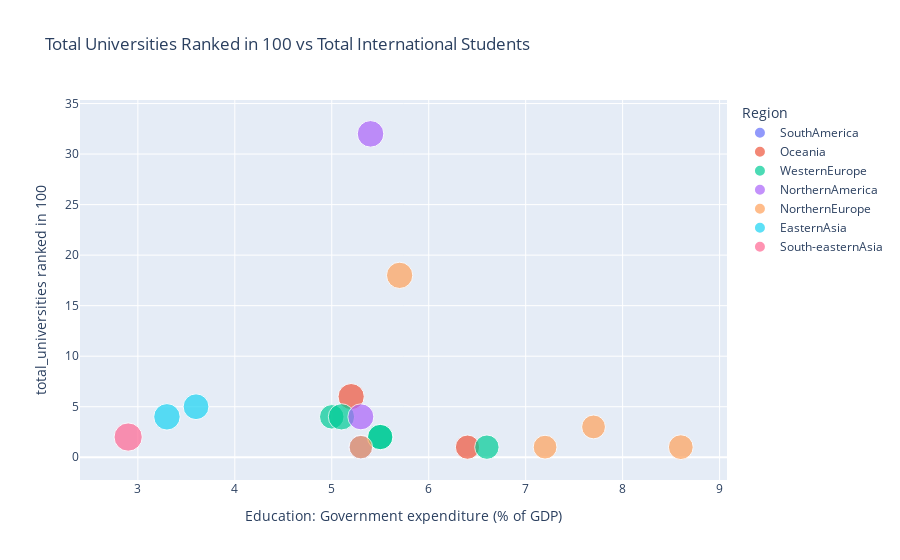

Notebook source saved alongside this figure:
### Code cell
plot_graph_edu_ranked_uni(final_df)

### Figure 1 — Plotly figure (JSON) as saved in the notebook; plotly's stock layout.template omitted (floating-point values rounded to 4 significant figures)
{"data": [{"hovertemplate": "<b>%{hovertext}</b><br><br>Region=SouthAmerica<br>Education: Government expenditure (% of GDP)=%{x}<br>total_universities ranked in 100=%{y}<br>average_score=%{marker.size}<extra></extra>", "hovertext": ["Argentina"], "legendgroup": "SouthAmerica", "marker": {"color": "#636efa", "size": [65.8], "sizemode": "area", "sizeref": 0.2286, "symbol": "circle"}, "mode": "markers", "name": "SouthAmerica", "orientation": "v", "showlegend": true, "type": "scatter", "x": [5.3], "xaxis": "x", "y": [1], "yaxis": "y"}, {"hovertemplate": "<b>%{hovertext}</b><br><br>Region=Oceania<br>Education: Government expenditure (% of GDP)=%{x}<br>total_universities ranked in 100=%{y}<br>average_score=%{marker.size}<extra></extra>", "hovertext": ["Australia", "New Zealand"], "legendgroup": "Oceania", "marker": {"color": "#EF553B", "size": [78.62, 67.3], "sizemode": "area", "sizeref": 0.2286, "symbol": "circle"}, "mode": "markers", "name": "Oceania", "orientation": "v", "showlegend": true, "type": "scatter", "x": [5.2, 6.4], "xaxis": "x", "y": [6, 1], "yaxis": "y"}, {"hovertemplate": "<b>%{hovertext}</b><br><br>Region=WesternEurope<br>Education: Government expenditure (% of GDP)=%{x}<br>total_universities ranked in 100=%{y}<br>average_score=%{marker.size}<extra></extra>", "hovertext": ["Belgium", "France", "Germany", "Netherlands", "Switzerland"], "legendgroup": "WesternEurope", "marker": {"color": "#00cc96", "size": [67.9, 74.9, 68.78, 73.2, 79.18], "sizemode": "area", "sizeref": 0.2286, "symbol": "circle"}, "mode": "markers", "name": "WesternEurope", "orientation": "v", "showlegend": true, "type": "scatter", "x": [6.6, 5.5, 5, 5.5, 5.1], "xaxis": "x", "y": [1, 2, 4, 2, 4], "yaxis": "y"}, {"hovertemplate": "<b>%{hovertext}</b><br><br>Region=NorthernAmerica<br>Education: Government expenditure (% of GDP)=%{x}<br>total_universities ranked in 100=%{y}<br>average_score=%{marker.size}<extra></extra>", "hovertext": ["Canada", "United States"], "legendgroup": "NorthernAmerica", "marker": {"color": "#ab63fa", "size": [77.47, 80.77], "sizemode": "area", "sizeref": 0.2286, "symbol": "circle"}, "mode": "markers", "name": "NorthernAmerica", "orientation": "v", "showlegend": true, "type": "scatter", "x": [5.3, 5.4], "xaxis": "x", "y": [4, 32], "yaxis": "y"}, {"hovertemplate": "<b>%{hovertext}</b><br><br>Region=NorthernEurope<br>Education: Government expenditure (% of GDP)=%{x}<br>total_universities ranked in 100=%{y}<br>average_score=%{marker.size}<extra></extra>", "hovertext": ["Denmark", "Finland", "Ireland", "Sweden", "United Kingdom"], "legendgroup": "NorthernEurope", "marker": {"color": "#FFA15A", "size": [70.2, 64.7, 62.8, 65, 79.18], "sizemode": "area", "sizeref": 0.2286, "symbol": "circle"}, "mode": "markers", "name": "NorthernEurope", "orientation": "v", "showlegend": true, "type": "scatter", "x": [8.6, 7.2, 5.3, 7.7, 5.7], "xaxis": "x", "y": [1, 1, 1, 3, 18], "yaxis": "y"}, {"hovertemplate": "<b>%{hovertext}</b><br><br>Region=EasternAsia<br>Education: Government expenditure (% of GDP)=%{x}<br>total_universities ranked in 100=%{y}<br>average_score=%{marker.size}<extra></extra>", "hovertext": ["Hong Kong SAR", "Japan"], "legendgroup": "EasternAsia", "marker": {"color": "#19d3f3", "size": [80.18, 75.92], "sizemode": "area", "sizeref": 0.2286, "symbol": "circle"}, "mode": "markers", "name": "EasternAsia", "orientation": "v", "showlegend": true, "type": "scatter", "x": [3.3, 3.6], "xaxis": "x", "y": [4, 5], "yaxis": "y"}, {"hovertemplate": "<b>%{hovertext}</b><br><br>Region=South-easternAsia<br>Education: Government expenditure (% of GDP)=%{x}<br>total_universities ranked in 100=%{y}<br>average_score=%{marker.size}<extra></extra>", "hovertext": ["Singapore"], "legendgroup": "South-easternAsia", "marker": {"color": "#FF6692", "size": [91.45], "sizemode": "area", "sizeref": 0.2286, "symbol": "circle"}, "mode": "markers", "name": "South-easternAsia", "orientation": "v", "showlegend": true, "type": "scatter", "x": [2.9], "xaxis": "x", "y": [2], "yaxis": "y"}], "layout": {"legend": {"itemsizing": "constant", "title": {"text": "Region"}, "tracegroupgap": 0}, "title": {"text": "Total Universities Ranked in 100 vs Total International Students"}, "xaxis": {"anchor": "y", "domain": [0, 1], "title": {"text": "Education: Government expenditure (% of GDP)"}}, "yaxis": {"anchor": "x", "domain": [0, 1], "title": {"text": "total_universities ranked in 100"}}}}
